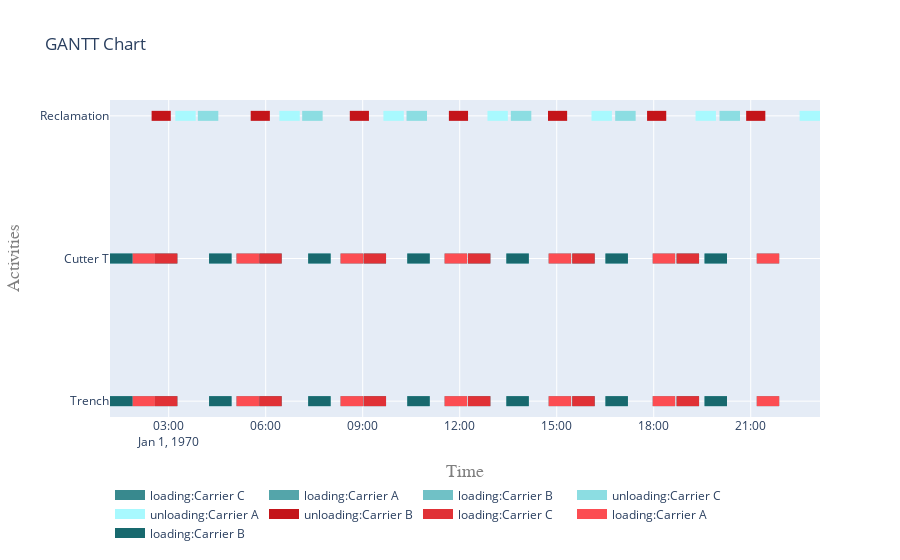

Write notebook code for a chart like this one.
### Code cell
fig = get_gantt_chart([from_site, to_site, cutter], id_map=activities)

### Figure 1 — Plotly figure (JSON) as saved in the notebook; plotly's stock layout.template omitted (floating-point values rounded to 4 significant figures)
{"data": [{"connectgaps": false, "hoverinfo": "y+name", "line": {"color": "rgb(56,137,142)", "width": 10}, "mode": "lines", "name": "loading:Carrier C", "type": "scatter", "x": ["1970-01-01T02:34:26", "1970-01-01T02:34:26", "1970-01-01T03:16:06", "1970-01-01T03:16:06", "1970-01-01T03:16:06", "1970-01-01T05:48:02", "1970-01-01T05:48:02", "1970-01-01T06:29:42", "1970-01-01T06:29:42", "1970-01-01T06:29:42", "1970-01-01T09:01:38", "1970-01-01T09:01:38", "1970-01-01T09:43:18", "1970-01-01T09:43:18", "1970-01-01T09:43:18", "1970-01-01T12:15:14", "1970-01-01T12:15:14", "1970-01-01T12:56:54", "1970-01-01T12:56:54", "1970-01-01T12:56:54", "1970-01-01T15:28:50", "1970-01-01T15:28:50", "1970-01-01T16:10:30", "1970-01-01T16:10:30", "1970-01-01T16:10:30", "1970-01-01T18:42:26", "1970-01-01T18:42:26", "1970-01-01T19:24:06", "1970-01-01T19:24:06", "1970-01-01T19:24:06", "1970-01-01T02:34:26", "1970-01-01T02:34:26", "1970-01-01T03:16:06", "1970-01-01T03:16:06", "1970-01-01T03:16:06", "1970-01-01T05:48:02", "1970-01-01T05:48:02", "1970-01-01T06:29:42", "1970-01-01T06:29:42", "1970-01-01T06:29:42", "1970-01-01T09:01:38", "1970-01-01T09:01:38", "1970-01-01T09:43:18", "1970-01-01T09:43:18", "1970-01-01T09:43:18", "1970-01-01T12:15:14", "1970-01-01T12:15:14", "1970-01-01T12:56:54", "1970-01-01T12:56:54", "1970-01-01T12:56:54", "1970-01-01T15:28:50", "1970-01-01T15:28:50", "1970-01-01T16:10:30", "1970-01-01T16:10:30", "1970-01-01T16:10:30", "1970-01-01T18:42:26", "1970-01-01T18:42:26", "1970-01-01T19:24:06", "1970-01-01T19:24:06", "1970-01-01T19:24:06"], "y": ["Trench", "Trench", "Trench", "Trench", null, "Trench", "Trench", "Trench", "Trench", null, "Trench", "Trench", "Trench", "Trench", null, "Trench", "Trench", "Trench", "Trench", null, "Trench", "Trench", "Trench", "Trench", null, "Trench", "Trench", "Trench", "Trench", null, "Cutter T", "Cutter T", "Cutter T", "Cutter T", null, "Cutter T", "Cutter T", "Cutter T", "Cutter T", null, "Cutter T", "Cutter T", "Cutter T", "Cutter T", null, "Cutter T", "Cutter T", "Cutter T", "Cutter T", null, "Cutter T", "Cutter T", "Cutter T", "Cutter T", null, "Cutter T", "Cutter T", "Cutter T", "Cutter T", null]}, {"connectgaps": false, "hoverinfo": "y+name", "line": {"color": "rgb(84,165,170)", "width": 10}, "mode": "lines", "name": "loading:Carrier A", "type": "scatter", "x": ["1970-01-01T01:52:46", "1970-01-01T01:52:46", "1970-01-01T02:34:26", "1970-01-01T02:34:26", "1970-01-01T02:34:26", "1970-01-01T05:05:50", "1970-01-01T05:05:50", "1970-01-01T05:47:30", "1970-01-01T05:47:30", "1970-01-01T05:47:30", "1970-01-01T08:18:54", "1970-01-01T08:18:54", "1970-01-01T09:00:34", "1970-01-01T09:00:34", "1970-01-01T09:00:34", "1970-01-01T11:31:58", "1970-01-01T11:31:58", "1970-01-01T12:13:38", "1970-01-01T12:13:38", "1970-01-01T12:13:38", "1970-01-01T14:45:02", "1970-01-01T14:45:02", "1970-01-01T15:26:42", "1970-01-01T15:26:42", "1970-01-01T15:26:42", "1970-01-01T17:58:06", "1970-01-01T17:58:06", "1970-01-01T18:39:46", "1970-01-01T18:39:46", "1970-01-01T18:39:46", "1970-01-01T21:11:10", "1970-01-01T21:11:10", "1970-01-01T21:52:50", "1970-01-01T21:52:50", "1970-01-01T21:52:50", "1970-01-01T01:52:46", "1970-01-01T01:52:46", "1970-01-01T02:34:26", "1970-01-01T02:34:26", "1970-01-01T02:34:26", "1970-01-01T05:05:50", "1970-01-01T05:05:50", "1970-01-01T05:47:30", "1970-01-01T05:47:30", "1970-01-01T05:47:30", "1970-01-01T08:18:54", "1970-01-01T08:18:54", "1970-01-01T09:00:34", "1970-01-01T09:00:34", "1970-01-01T09:00:34", "1970-01-01T11:31:58", "1970-01-01T11:31:58", "1970-01-01T12:13:38", "1970-01-01T12:13:38", "1970-01-01T12:13:38", "1970-01-01T14:45:02", "1970-01-01T14:45:02", "1970-01-01T15:26:42", "1970-01-01T15:26:42", "1970-01-01T15:26:42", "1970-01-01T17:58:06", "1970-01-01T17:58:06", "1970-01-01T18:39:46", "1970-01-01T18:39:46", "1970-01-01T18:39:46", "1970-01-01T21:11:10", "1970-01-01T21:11:10", "1970-01-01T21:52:50", "1970-01-01T21:52:50", "1970-01-01T21:52:50"], "y": ["Trench", "Trench", "Trench", "Trench", null, "Trench", "Trench", "Trench", "Trench", null, "Trench", "Trench", "Trench", "Trench", null, "Trench", "Trench", "Trench", "Trench", null, "Trench", "Trench", "Trench", "Trench", null, "Trench", "Trench", "Trench", "Trench", null, "Trench", "Trench", "Trench", "Trench", null, "Cutter T", "Cutter T", "Cutter T", "Cutter T", null, "Cutter T", "Cutter T", "Cutter T", "Cutter T", null, "Cutter T", "Cutter T", "Cutter T", "Cutter T", null, "Cutter T", "Cutter T", "Cutter T", "Cutter T", null, "Cutter T", "Cutter T", "Cutter T", "Cutter T", null, "Cutter T", "Cutter T", "Cutter T", "Cutter T", null, "Cutter T", "Cutter T", "Cutter T", "Cutter T", null]}, {"connectgaps": false, "hoverinfo": "y+name", "line": {"color": "rgb(112,193,198)", "width": 10}, "mode": "lines", "name": "loading:Carrier B", "type": "scatter", "x": ["1970-01-01T01:11:06", "1970-01-01T01:11:06", "1970-01-01T01:52:46", "1970-01-01T01:52:46", "1970-01-01T01:52:46", "1970-01-01T04:14:58", "1970-01-01T04:14:58", "1970-01-01T04:56:38", "1970-01-01T04:56:38", "1970-01-01T04:56:38", "1970-01-01T07:18:50", "1970-01-01T07:18:50", "1970-01-01T08:00:30", "1970-01-01T08:00:30", "1970-01-01T08:00:30", "1970-01-01T10:22:42", "1970-01-01T10:22:42", "1970-01-01T11:04:22", "1970-01-01T11:04:22", "1970-01-01T11:04:22", "1970-01-01T13:26:34", "1970-01-01T13:26:34", "1970-01-01T14:08:14", "1970-01-01T14:08:14", "1970-01-01T14:08:14", "1970-01-01T16:30:26", "1970-01-01T16:30:26", "1970-01-01T17:12:06", "1970-01-01T17:12:06", "1970-01-01T17:12:06", "1970-01-01T19:34:18", "1970-01-01T19:34:18", "1970-01-01T20:15:58", "1970-01-01T20:15:58", "1970-01-01T20:15:58", "1970-01-01T01:11:06", "1970-01-01T01:11:06", "1970-01-01T01:52:46", "1970-01-01T01:52:46", "1970-01-01T01:52:46", "1970-01-01T04:14:58", "1970-01-01T04:14:58", "1970-01-01T04:56:38", "1970-01-01T04:56:38", "1970-01-01T04:56:38", "1970-01-01T07:18:50", "1970-01-01T07:18:50", "1970-01-01T08:00:30", "1970-01-01T08:00:30", "1970-01-01T08:00:30", "1970-01-01T10:22:42", "1970-01-01T10:22:42", "1970-01-01T11:04:22", "1970-01-01T11:04:22", "1970-01-01T11:04:22", "1970-01-01T13:26:34", "1970-01-01T13:26:34", "1970-01-01T14:08:14", "1970-01-01T14:08:14", "1970-01-01T14:08:14", "1970-01-01T16:30:26", "1970-01-01T16:30:26", "1970-01-01T17:12:06", "1970-01-01T17:12:06", "1970-01-01T17:12:06", "1970-01-01T19:34:18", "1970-01-01T19:34:18", "1970-01-01T20:15:58", "1970-01-01T20:15:58", "1970-01-01T20:15:58"], "y": ["Trench", "Trench", "Trench", "Trench", null, "Trench", "Trench", "Trench", "Trench", null, "Trench", "Trench", "Trench", "Trench", null, "Trench", "Trench", "Trench", "Trench", null, "Trench", "Trench", "Trench", "Trench", null, "Trench", "Trench", "Trench", "Trench", null, "Trench", "Trench", "Trench", "Trench", null, "Cutter T", "Cutter T", "Cutter T", "Cutter T", null, "Cutter T", "Cutter T", "Cutter T", "Cutter T", null, "Cutter T", "Cutter T", "Cutter T", "Cutter T", null, "Cutter T", "Cutter T", "Cutter T", "Cutter T", null, "Cutter T", "Cutter T", "Cutter T", "Cutter T", null, "Cutter T", "Cutter T", "Cutter T", "Cutter T", null, "Cutter T", "Cutter T", "Cutter T", "Cutter T", null]}, {"connectgaps": false, "hoverinfo": "y+name", "line": {"color": "rgb(140,221,226)", "width": 10}, "mode": "lines", "name": "unloading:Carrier C", "type": "scatter", "x": ["1970-01-01T03:54:05", "1970-01-01T03:54:05", "1970-01-01T04:32:04", "1970-01-01T04:32:04", "1970-01-01T04:32:04", "1970-01-01T07:07:41", "1970-01-01T07:07:41", "1970-01-01T07:45:40", "1970-01-01T07:45:40", "1970-01-01T07:45:40", "1970-01-01T10:21:17", "1970-01-01T10:21:17", "1970-01-01T10:59:16", "1970-01-01T10:59:16", "1970-01-01T10:59:16", "1970-01-01T13:34:53", "1970-01-01T13:34:53", "1970-01-01T14:12:52", "1970-01-01T14:12:52", "1970-01-01T14:12:52", "1970-01-01T16:48:29", "1970-01-01T16:48:29", "1970-01-01T17:26:28", "1970-01-01T17:26:28", "1970-01-01T17:26:28", "1970-01-01T20:02:05", "1970-01-01T20:02:05", "1970-01-01T20:40:04", "1970-01-01T20:40:04", "1970-01-01T20:40:04"], "y": ["Reclamation", "Reclamation", "Reclamation", "Reclamation", null, "Reclamation", "Reclamation", "Reclamation", "Reclamation", null, "Reclamation", "Reclamation", "Reclamation", "Reclamation", null, "Reclamation", "Reclamation", "Reclamation", "Reclamation", null, "Reclamation", "Reclamation", "Reclamation", "Reclamation", null, "Reclamation", "Reclamation", "Reclamation", "Reclamation", null]}, {"connectgaps": false, "hoverinfo": "y+name", "line": {"color": "rgb(168,249,254)", "width": 10}, "mode": "lines", "name": "unloading:Carrier A", "type": "scatter", "x": ["1970-01-01T03:12:17", "1970-01-01T03:12:17", "1970-01-01T03:50:08", "1970-01-01T03:50:08", "1970-01-01T03:50:08", "1970-01-01T06:25:21", "1970-01-01T06:25:21", "1970-01-01T07:03:12", "1970-01-01T07:03:12", "1970-01-01T07:03:12", "1970-01-01T09:38:25", "1970-01-01T09:38:25", "1970-01-01T10:16:16", "1970-01-01T10:16:16", "1970-01-01T10:16:16", "1970-01-01T12:51:29", "1970-01-01T12:51:29", "1970-01-01T13:29:20", "1970-01-01T13:29:20", "1970-01-01T13:29:20", "1970-01-01T16:04:33", "1970-01-01T16:04:33", "1970-01-01T16:42:24", "1970-01-01T16:42:24", "1970-01-01T16:42:24", "1970-01-01T19:17:37", "1970-01-01T19:17:37", "1970-01-01T19:55:28", "1970-01-01T19:55:28", "1970-01-01T19:55:28", "1970-01-01T22:30:41", "1970-01-01T22:30:41", "1970-01-01T23:08:32", "1970-01-01T23:08:32", "1970-01-01T23:08:32"], "y": ["Reclamation", "Reclamation", "Reclamation", "Reclamation", null, "Reclamation", "Reclamation", "Reclamation", "Reclamation", null, "Reclamation", "Reclamation", "Reclamation", "Reclamation", null, "Reclamation", "Reclamation", "Reclamation", "Reclamation", null, "Reclamation", "Reclamation", "Reclamation", "Reclamation", null, "Reclamation", "Reclamation", "Reclamation", "Reclamation", null, "Reclamation", "Reclamation", "Reclamation", "Reclamation", null]}, {"connectgaps": false, "hoverinfo": "y+name", "line": {"color": "rgb(196,21,26)", "width": 10}, "mode": "lines", "name": "unloading:Carrier B", "type": "scatter", "x": ["1970-01-01T02:28:19", "1970-01-01T02:28:19", "1970-01-01T03:03:52", "1970-01-01T03:03:52", "1970-01-01T03:03:52", "1970-01-01T05:32:11", "1970-01-01T05:32:11", "1970-01-01T06:07:44", "1970-01-01T06:07:44", "1970-01-01T06:07:44", "1970-01-01T08:36:03", "1970-01-01T08:36:03", "1970-01-01T09:11:36", "1970-01-01T09:11:36", "1970-01-01T09:11:36", "1970-01-01T11:39:55", "1970-01-01T11:39:55", "1970-01-01T12:15:28", "1970-01-01T12:15:28", "1970-01-01T12:15:28", "1970-01-01T14:43:47", "1970-01-01T14:43:47", "1970-01-01T15:19:20", "1970-01-01T15:19:20", "1970-01-01T15:19:20", "1970-01-01T17:47:39", "1970-01-01T17:47:39", "1970-01-01T18:23:12", "1970-01-01T18:23:12", "1970-01-01T18:23:12", "1970-01-01T20:51:31", "1970-01-01T20:51:31", "1970-01-01T21:27:04", "1970-01-01T21:27:04", "1970-01-01T21:27:04"], "y": ["Reclamation", "Reclamation", "Reclamation", "Reclamation", null, "Reclamation", "Reclamation", "Reclamation", "Reclamation", null, "Reclamation", "Reclamation", "Reclamation", "Reclamation", null, "Reclamation", "Reclamation", "Reclamation", "Reclamation", null, "Reclamation", "Reclamation", "Reclamation", "Reclamation", null, "Reclamation", "Reclamation", "Reclamation", "Reclamation", null, "Reclamation", "Reclamation", "Reclamation", "Reclamation", null]}, {"connectgaps": false, "hoverinfo": "y+name", "line": {"color": "rgb(224,49,54)", "width": 10}, "mode": "lines", "name": "loading:Carrier C", "type": "scatter", "x": ["1970-01-01T02:34:26", "1970-01-01T02:34:26", "1970-01-01T03:16:06", "1970-01-01T03:16:06", "1970-01-01T03:16:06", "1970-01-01T05:48:02", "1970-01-01T05:48:02", "1970-01-01T06:29:42", "1970-01-01T06:29:42", "1970-01-01T06:29:42", "1970-01-01T09:01:38", "1970-01-01T09:01:38", "1970-01-01T09:43:18", "1970-01-01T09:43:18", "1970-01-01T09:43:18", "1970-01-01T12:15:14", "1970-01-01T12:15:14", "1970-01-01T12:56:54", "1970-01-01T12:56:54", "1970-01-01T12:56:54", "1970-01-01T15:28:50", "1970-01-01T15:28:50", "1970-01-01T16:10:30", "1970-01-01T16:10:30", "1970-01-01T16:10:30", "1970-01-01T18:42:26", "1970-01-01T18:42:26", "1970-01-01T19:24:06", "1970-01-01T19:24:06", "1970-01-01T19:24:06", "1970-01-01T02:34:26", "1970-01-01T02:34:26", "1970-01-01T03:16:06", "1970-01-01T03:16:06", "1970-01-01T03:16:06", "1970-01-01T05:48:02", "1970-01-01T05:48:02", "1970-01-01T06:29:42", "1970-01-01T06:29:42", "1970-01-01T06:29:42", "1970-01-01T09:01:38", "1970-01-01T09:01:38", "1970-01-01T09:43:18", "1970-01-01T09:43:18", "1970-01-01T09:43:18", "1970-01-01T12:15:14", "1970-01-01T12:15:14", "1970-01-01T12:56:54", "1970-01-01T12:56:54", "1970-01-01T12:56:54", "1970-01-01T15:28:50", "1970-01-01T15:28:50", "1970-01-01T16:10:30", "1970-01-01T16:10:30", "1970-01-01T16:10:30", "1970-01-01T18:42:26", "1970-01-01T18:42:26", "1970-01-01T19:24:06", "1970-01-01T19:24:06", "1970-01-01T19:24:06"], "y": ["Trench", "Trench", "Trench", "Trench", null, "Trench", "Trench", "Trench", "Trench", null, "Trench", "Trench", "Trench", "Trench", null, "Trench", "Trench", "Trench", "Trench", null, "Trench", "Trench", "Trench", "Trench", null, "Trench", "Trench", "Trench", "Trench", null, "Cutter T", "Cutter T", "Cutter T", "Cutter T", null, "Cutter T", "Cutter T", "Cutter T", "Cutter T", null, "Cutter T", "Cutter T", "Cutter T", "Cutter T", null, "Cutter T", "Cutter T", "Cutter T", "Cutter T", null, "Cutter T", "Cutter T", "Cutter T", "Cutter T", null, "Cutter T", "Cutter T", "Cutter T", "Cutter T", null]}, {"connectgaps": false, "hoverinfo": "y+name", "line": {"color": "rgb(252,77,82)", "width": 10}, "mode": "lines", "name": "loading:Carrier A", "type": "scatter", "x": ["1970-01-01T01:52:46", "1970-01-01T01:52:46", "1970-01-01T02:34:26", "1970-01-01T02:34:26", "1970-01-01T02:34:26", "1970-01-01T05:05:50", "1970-01-01T05:05:50", "1970-01-01T05:47:30", "1970-01-01T05:47:30", "1970-01-01T05:47:30", "1970-01-01T08:18:54", "1970-01-01T08:18:54", "1970-01-01T09:00:34", "1970-01-01T09:00:34", "1970-01-01T09:00:34", "1970-01-01T11:31:58", "1970-01-01T11:31:58", "1970-01-01T12:13:38", "1970-01-01T12:13:38", "1970-01-01T12:13:38", "1970-01-01T14:45:02", "1970-01-01T14:45:02", "1970-01-01T15:26:42", "1970-01-01T15:26:42", "1970-01-01T15:26:42", "1970-01-01T17:58:06", "1970-01-01T17:58:06", "1970-01-01T18:39:46", "1970-01-01T18:39:46", "1970-01-01T18:39:46", "1970-01-01T21:11:10", "1970-01-01T21:11:10", "1970-01-01T21:52:50", "1970-01-01T21:52:50", "1970-01-01T21:52:50", "1970-01-01T01:52:46", "1970-01-01T01:52:46", "1970-01-01T02:34:26", "1970-01-01T02:34:26", "1970-01-01T02:34:26", "1970-01-01T05:05:50", "1970-01-01T05:05:50", "1970-01-01T05:47:30", "1970-01-01T05:47:30", "1970-01-01T05:47:30", "1970-01-01T08:18:54", "1970-01-01T08:18:54", "1970-01-01T09:00:34", "1970-01-01T09:00:34", "1970-01-01T09:00:34", "1970-01-01T11:31:58", "1970-01-01T11:31:58", "1970-01-01T12:13:38", "1970-01-01T12:13:38", "1970-01-01T12:13:38", "1970-01-01T14:45:02", "1970-01-01T14:45:02", "1970-01-01T15:26:42", "1970-01-01T15:26:42", "1970-01-01T15:26:42", "1970-01-01T17:58:06", "1970-01-01T17:58:06", "1970-01-01T18:39:46", "1970-01-01T18:39:46", "1970-01-01T18:39:46", "1970-01-01T21:11:10", "1970-01-01T21:11:10", "1970-01-01T21:52:50", "1970-01-01T21:52:50", "1970-01-01T21:52:50"], "y": ["Trench", "Trench", "Trench", "Trench", null, "Trench", "Trench", "Trench", "Trench", null, "Trench", "Trench", "Trench", "Trench", null, "Trench", "Trench", "Trench", "Trench", null, "Trench", "Trench", "Trench", "Trench", null, "Trench", "Trench", "Trench", "Trench", null, "Trench", "Trench", "Trench", "Trench", null, "Cutter T", "Cutter T", "Cutter T", "Cutter T", null, "Cutter T", "Cutter T", "Cutter T", "Cutter T", null, "Cutter T", "Cutter T", "Cutter T", "Cutter T", null, "Cutter T", "Cutter T", "Cutter T", "Cutter T", null, "Cutter T", "Cutter T", "Cutter T", "Cutter T", null, "Cutter T", "Cutter T", "Cutter T", "Cutter T", null, "Cutter T", "Cutter T", "Cutter T", "Cutter T", null]}, {"connectgaps": false, "hoverinfo": "y+name", "line": {"color": "rgb(24,105,110)", "width": 10}, "mode": "lines", "name": "loading:Carrier B", "type": "scatter", "x": ["1970-01-01T01:11:06", "1970-01-01T01:11:06", "1970-01-01T01:52:46", "1970-01-01T01:52:46", "1970-01-01T01:52:46", "1970-01-01T04:14:58", "1970-01-01T04:14:58", "1970-01-01T04:56:38", "1970-01-01T04:56:38", "1970-01-01T04:56:38", "1970-01-01T07:18:50", "1970-01-01T07:18:50", "1970-01-01T08:00:30", "1970-01-01T08:00:30", "1970-01-01T08:00:30", "1970-01-01T10:22:42", "1970-01-01T10:22:42", "1970-01-01T11:04:22", "1970-01-01T11:04:22", "1970-01-01T11:04:22", "1970-01-01T13:26:34", "1970-01-01T13:26:34", "1970-01-01T14:08:14", "1970-01-01T14:08:14", "1970-01-01T14:08:14", "1970-01-01T16:30:26", "1970-01-01T16:30:26", "1970-01-01T17:12:06", "1970-01-01T17:12:06", "1970-01-01T17:12:06", "1970-01-01T19:34:18", "1970-01-01T19:34:18", "1970-01-01T20:15:58", "1970-01-01T20:15:58", "1970-01-01T20:15:58", "1970-01-01T01:11:06", "1970-01-01T01:11:06", "1970-01-01T01:52:46", "1970-01-01T01:52:46", "1970-01-01T01:52:46", "1970-01-01T04:14:58", "1970-01-01T04:14:58", "1970-01-01T04:56:38", "1970-01-01T04:56:38", "1970-01-01T04:56:38", "1970-01-01T07:18:50", "1970-01-01T07:18:50", "1970-01-01T08:00:30", "1970-01-01T08:00:30", "1970-01-01T08:00:30", "1970-01-01T10:22:42", "1970-01-01T10:22:42", "1970-01-01T11:04:22", "1970-01-01T11:04:22", "1970-01-01T11:04:22", "1970-01-01T13:26:34", "1970-01-01T13:26:34", "1970-01-01T14:08:14", "1970-01-01T14:08:14", "1970-01-01T14:08:14", "1970-01-01T16:30:26", "1970-01-01T16:30:26", "1970-01-01T17:12:06", "1970-01-01T17:12:06", "1970-01-01T17:12:06", "1970-01-01T19:34:18", "1970-01-01T19:34:18", "1970-01-01T20:15:58", "1970-01-01T20:15:58", "1970-01-01T20:15:58"], "y": ["Trench", "Trench", "Trench", "Trench", null, "Trench", "Trench", "Trench", "Trench", null, "Trench", "Trench", "Trench", "Trench", null, "Trench", "Trench", "Trench", "Trench", null, "Trench", "Trench", "Trench", "Trench", null, "Trench", "Trench", "Trench", "Trench", null, "Trench", "Trench", "Trench", "Trench", null, "Cutter T", "Cutter T", "Cutter T", "Cutter T", null, "Cutter T", "Cutter T", "Cutter T", "Cutter T", null, "Cutter T", "Cutter T", "Cutter T", "Cutter T", null, "Cutter T", "Cutter T", "Cutter T", "Cutter T", null, "Cutter T", "Cutter T", "Cutter T", "Cutter T", null, "Cutter T", "Cutter T", "Cutter T", "Cutter T", null, "Cutter T", "Cutter T", "Cutter T", "Cutter T", null]}], "layout": {"hovermode": "closest", "legend": {"orientation": "h", "x": 0, "y": -0.2}, "title": {"text": "GANTT Chart"}, "xaxis": {"range": ["1970-01-01T01:11:06", "1970-01-01T23:08:32"], "title": {"font": {"color": "#7f7f7f", "family": "Courier New, monospace", "size": 18}, "text": "Time"}}, "yaxis": {"title": {"font": {"color": "#7f7f7f", "family": "Courier New, monospace", "size": 18}, "text": "Activities"}}}}
